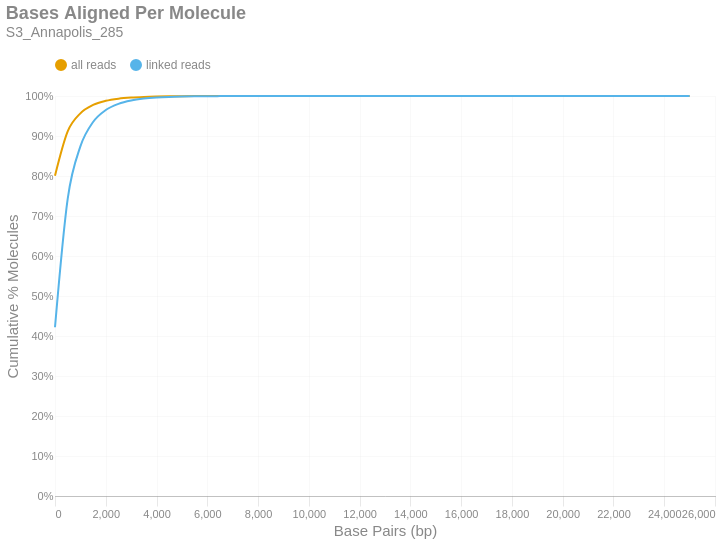

The notebook cell saved with this chart:
### Markdown cell above
### Bases Aligned Per Molecule
This is a cumulative frequency distribution showing the number of base pairs aligned per unique molecule. These data are shown in 500 bp bins. There are two distributions: one with `all reads` (yellow) and another with only `linked reads` (blue). The percent of molecules in the `linked reads` distribution is relative to the total number of linked molecules.

### Code cell
if SKIPLR:
    print_html(f"Skipped")
else:
    binned_df = consolidated_hist(valids['aligned_bp'], mask, 500, True)
    with SafeRender(binned_df):
        (
            density_plot(binned_df, 'Bases Aligned Per Molecule', samplename, 'basesper')
            .encode(
                x=alt.X('bin:Q', title="Base Pairs (bp)").axis(tickMinStep=500).scale(padding=0),
                y=alt.Y('value:Q', title='Cumulative % Molecules')
                    .axis(format='%')
                    .scale(domain = [0,1])
                    .stack(False),
                color=alt.Color("key:N").scale(domain = ["all reads", "linked reads"]),
                tooltip = [
                    alt.Tooltip("key:N", title = "Data Type"),
                    alt.Tooltip("range_label:N", title="Bases Aligned Per Molecule"),
                    alt.Tooltip("value:Q", format = ".2%", title="% Molecules (Cum.)")
                ]
            )
        ).display()

### Figure 1 — Vega-Lite specification as saved in the notebook (floating-point values rounded to 4 significant figures)
{"width": "container", "height": 400, "config": {"title": {"anchor": "start", "dy": -15, "fontSize": 18, "color": "#888888", "subtitleColor": "#888888", "subtitleFontSize": 14}, "arc": {"fill": "#0072B2"}, "axis": {"domainColor": "#888888", "domainWidth": 0.5, "gridWidth": 0.2, "grid": false, "titleFontWeight": 400, "titleFontSize": 15, "labelFontSize": 11, "labelColor": "#888888", "tickColor": "#888888", "tickWidth": 0.2, "titleColor": "#888888"}, "axisBand": {"grid": false}, "axisX": {"grid": true, "tickSize": 10, "domainCap": "round"}, "axisY": {"domain": false, "grid": true, "tickSize": 0, "domainCap": "round"}, "background": "transparent", "header": {"labelFontSize": 15, "labelColor": "#888888", "titleFontSize": 15, "titleFontWeight": 600, "titleColor": "#888888"}, "legend": {"labelFont": "sans-serif", "labelFontSize": 12, "labelColor": "#888888", "symbolSize": 100, "symbolType": "circle", "titleFontSize": 12, "titlePadding": 10, "titleColor": "#888888", "title": null, "orient": "top"}, "range": {"category": ["#E69F00", "#56B4E9", "#009E73", "#F0E442", "#0072B2", "#D55E00", "#CC79A7", "#000000"], "diverging": ["#cfe8f3", "#a2d4ec", "#73bfe2", "#46abdb", "#1696d2", "#12719e"]}, "area": {"fill": "#0072B2", "fillOpacity": 0.7, "line": true, "strokeOpacity": 0.7}, "line": {"color": "#0072B2", "stroke": "#0072B2", "strokeWidth": 2}, "trail": {"color": "#0072B2", "stroke": "#0072B2", "strokeWidth": 0, "size": 1}, "point": {"filled": true, "fillOpacity": 1.0, "size": 95}, "text": {"color": "#888888", "fontSize": 11, "align": "right", "fontWeight": 400, "size": 11}, "bar": {"fill": "#0072B2", "stroke": null}, "view": {"stroke": null, "continuousWidth": 660, "continuousHeight": 400}}, "data": {"name": "data-29e6f2d2d7d128545d2c3d3239009435"}, "mark": {"type": "line", "interpolate": "monotone", "point": {"opacity": 0, "size": 275}}, "encoding": {"color": {"field": "key", "scale": {"domain": ["all reads", "linked reads"]}, "type": "nominal"}, "tooltip": [{"field": "key", "title": "Data Type", "type": "nominal"}, {"field": "range_label", "title": "Bases Aligned Per Molecule", "type": "nominal"}, {"field": "value", "format": ".2%", "title": "% Molecules (Cum.)", "type": "quantitative"}], "x": {"axis": {"tickMinStep": 500}, "field": "bin", "scale": {"padding": 0}, "title": "Base Pairs (bp)", "type": "quantitative"}, "y": {"axis": {"format": "%"}, "field": "value", "scale": {"domain": [0, 1]}, "stack": false, "title": "Cumulative % Molecules", "type": "quantitative"}}, "params": [{"name": "param_c36ac31b6afebe62", "select": {"type": "point", "fields": ["key"]}, "bind": "legend"}], "title": {"text": "Bases Aligned Per Molecule", "subtitle": "S3_Annapolis_285"}, "transform": [{"fold": ["all reads (cumsum)", "linked reads (cumsum)"]}, {"calculate": "replace(datum.key, ' (cumsum)', '')", "as": "key"}, {"filter": {"param": "param_c36ac31b6afebe62"}}], "usermeta": {"embedOptions": {"downloadFileName": "S3_Annapolis_285.basesper"}}, "$schema": "https://vega.github.io/schema/vega-lite/v6.1.0.json", "datasets": {"data-29e6f2d2d7d128545d2c3d3239009435": [{"bin": "0.0", "interval": "0.0-500.0", "all reads": 0.8007, "linked reads": 0.4219, "all reads (cumsum)": 0.8007, "linked reads (cumsum)": 0.4219, "range_label": "0-499"}, {"bin": "500.0", "interval": "500.0-1000.0", "all reads": 0.1109, "linked reads": 0.3211, "all reads (cumsum)": 0.9116, "linked reads (cumsum)": 0.743, "range_label": "500-999"}, {"bin": "1000.0", "interval": "1000.0-1500.0", "all reads": 0.04508, "linked reads": 0.131, "all reads (cumsum)": 0.9567, "linked reads (cumsum)": 0.8741, "range_label": "1000-1499"}, {"bin": "1500.0", "interval": "1500.0-2000.0", "all reads": 0.02095, "linked reads": 0.0609, "all reads (cumsum)": 0.9776, "linked reads (cumsum)": 0.935, "range_label": "1500-1999"}, {"bin": "2000.0", "interval": "2000.0-2500.0", "all reads": 0.01029, "linked reads": 0.0299, "all reads (cumsum)": 0.9879, "linked reads (cumsum)": 0.9649, "range_label": "2000-2499"}, {"bin": "2500.0", "interval": "2500.0-3000.0", "all reads": 0.00536, "linked reads": 0.01558, "all reads (cumsum)": 0.9933, "linked reads (cumsum)": 0.9805, "range_label": "2500-2999"}, {"bin": "3000.0", "interval": "3000.0-3500.0", "all reads": 0.002876, "linked reads": 0.008359, "all reads (cumsum)": 0.9962, "linked reads (cumsum)": 0.9888, "range_label": "3000-3499"}, {"bin": "3500.0", "interval": "3500.0-4000.0", "all reads": 0.001615, "linked reads": 0.004694, "all reads (cumsum)": 0.9978, "linked reads (cumsum)": 0.9935, "range_label": "3500-3999"}, {"bin": "4000.0", "interval": "4000.0-4500.0", "all reads": 0.0009306, "linked reads": 0.002705, "all reads (cumsum)": 0.9987, "linked reads (cumsum)": 0.9962, "range_label": "4000-4499"}, {"bin": "4500.0", "interval": "4500.0-5000.0", "all reads": 0.000536, "linked reads": 0.001558, "all reads (cumsum)": 0.9992, "linked reads (cumsum)": 0.9978, "range_label": "4500-4999"}, {"bin": "5000.0", "interval": "5000.0-5500.0", "all reads": 0.0003058, "linked reads": 0.0008889, "all reads (cumsum)": 0.9995, "linked reads (cumsum)": 0.9987, "range_label": "5000-5499"}, {"bin": "5500.0", "interval": "5500.0-6000.0", "all reads": 0.0001801, "linked reads": 0.0005236, "all reads (cumsum)": 0.9997, "linked reads (cumsum)": 0.9992, "range_label": "5500-5999"}, {"bin": "6000.0", "interval": "6000.0-6500.0", "all reads": 0.0001109, "linked reads": 0.0003223, "all reads (cumsum)": 0.9998, "linked reads (cumsum)": 0.9995, "range_label": "6000-6499"}, {"bin": "6500.0", "interval": "6500.0-7000.0", "all reads": 6.081e-05, "linked reads": 0.0001768, "all reads (cumsum)": 0.9999, "linked reads (cumsum)": 0.9997, "range_label": "6500-6999"}, {"bin": "7000.0", "interval": "7000.0-7500.0", "all reads": 4.03e-05, "linked reads": 0.0001172, "all reads (cumsum)": 0.9999, "linked reads (cumsum)": 0.9998, "range_label": "7000-7499"}, {"bin": "7500.0", "interval": "7500.0-8000.0", "all reads": 2.352e-05, "linked reads": 6.837e-05, "all reads (cumsum)": 1.0, "linked reads (cumsum)": 0.9999, "range_label": "7500-7999"}, {"bin": "8000.0", "interval": "8000.0-8500.0", "all reads": 1.75e-05, "linked reads": 5.086e-05, "all reads (cumsum)": 1.0, "linked reads (cumsum)": 0.9999, "range_label": "8000-8499"}, {"bin": "8500.0", "interval": "8500.0-9000.0", "all reads": 7.602e-06, "linked reads": 2.21e-05, "all reads (cumsum)": 1.0, "linked reads (cumsum)": 1.0, "range_label": "8500-8999"}, {"bin": "9000.0", "interval": "9000.0-9500.0", "all reads": 5.881e-06, "linked reads": 1.709e-05, "all reads (cumsum)": 1.0, "linked reads (cumsum)": 1.0, "range_label": "9000-9499"}, {"bin": "9500.0", "interval": "9500.0-10000.0", "all reads": 3.873e-06, "linked reads": 1.126e-05, "all reads (cumsum)": 1.0, "linked reads (cumsum)": 1.0, "range_label": "9500-9999"}, {"bin": "10000.0", "interval": "10000.0-10500.0", "all reads": 1.578e-06, "linked reads": 4.586e-06, "all reads (cumsum)": 1.0, "linked reads (cumsum)": 1.0, "range_label": "10000-10499"}, {"bin": "10500.0", "interval": "10500.0-11000.0", "all reads": 1.434e-06, "linked reads": 4.169e-06, "all reads (cumsum)": 1.0, "linked reads (cumsum)": 1.0, "range_label": "10500-10999"}, {"bin": "11000.0", "interval": "11000.0-11500.0", "all reads": 8.606e-07, "linked reads": 2.501e-06, "all reads (cumsum)": 1.0, "linked reads (cumsum)": 1.0, "range_label": "11000-11499"}, {"bin": "11500.0", "interval": "11500.0-12000.0", "all reads": 1.004e-06, "linked reads": 2.918e-06, "all reads (cumsum)": 1.0, "linked reads (cumsum)": 1.0, "range_label": "11500-11999"}, {"bin": "12000.0", "interval": "12000.0-12500.0", "all reads": 2.869e-07, "linked reads": 8.338e-07, "all reads (cumsum)": 1.0, "linked reads (cumsum)": 1.0, "range_label": "12000-12499"}, {"bin": "12500.0", "interval": "12500.0-13000.0", "all reads": 7.171e-07, "linked reads": 2.085e-06, "all reads (cumsum)": 1.0, "linked reads (cumsum)": 1.0, "range_label": "12500-12999"}, {"bin": "13000.0", "interval": "13000.0-13500.0", "all reads": 1.434e-07, "linked reads": 4.169e-07, "all reads (cumsum)": 1.0, "linked reads (cumsum)": 1.0, "range_label": "13000-13499"}, {"bin": "13500.0", "interval": "13500.0-14000.0", "all reads": 0.0, "linked reads": 0.0, "all reads (cumsum)": 1.0, "linked reads (cumsum)": 1.0, "range_label": "13500-13999"}, {"bin": "14000.0", "interval": "14000.0-14500.0", "all reads": 0.0, "linked reads": 0.0, "all reads (cumsum)": 1.0, "linked reads (cumsum)": 1.0, "range_label": "14000-14499"}, {"bin": "14500.0", "interval": "14500.0-15000.0", "all reads": 0.0, "linked reads": 0.0, "all reads (cumsum)": 1.0, "linked reads (cumsum)": 1.0, "range_label": "14500-14999"}, {"bin": "15000.0", "interval": "15000.0-15500.0", "all reads": 0.0, "linked reads": 0.0, "all reads (cumsum)": 1.0, "linked reads (cumsum)": 1.0, "range_label": "15000-15499"}, {"bin": "15500.0", "interval": "15500.0-16000.0", "all reads": 0.0, "linked reads": 0.0, "all reads (cumsum)": 1.0, "linked reads (cumsum)": 1.0, "range_label": "15500-15999"}, {"bin": "16000.0", "interval": "16000.0-16500.0", "all reads": 0.0, "linked reads": 0.0, "all reads (cumsum)": 1.0, "linked reads (cumsum)": 1.0, "range_label": "16000-16499"}, {"bin": "16500.0", "interval": "16500.0-17000.0", "all reads": 0.0, "linked reads": 0.0, "all reads (cumsum)": 1.0, "linked reads (cumsum)": 1.0, "range_label": "16500-16999"}, {"bin": "17000.0", "interval": "17000.0-17500.0", "all reads": 0.0, "linked reads": 0.0, "all reads (cumsum)": 1.0, "linked reads (cumsum)": 1.0, "range_label": "17000-17499"}, {"bin": "17500.0", "interval": "17500.0-18000.0", "all reads": 0.0, "linked reads": 0.0, "all reads (cumsum)": 1.0, "linked reads (cumsum)": 1.0, "range_label": "17500-17999"}, {"bin": "18000.0", "interval": "18000.0-18500.0", "all reads": 0.0, "linked reads": 0.0, "all reads (cumsum)": 1.0, "linked reads (cumsum)": 1.0, "range_label": "18000-18499"}, {"bin": "18500.0", "interval": "18500.0-19000.0", "all reads": 0.0, "linked reads": 0.0, "all reads (cumsum)": 1.0, "linked reads (cumsum)": 1.0, "range_label": "18500-18999"}, {"bin": "19000.0", "interval": "19000.0-19500.0", "all reads": 0.0, "linked reads": 0.0, "all reads (cumsum)": 1.0, "linked reads (cumsum)": 1.0, "range_label": "19000-19499"}, {"bin": "19500.0", "interval": "19500.0-20000.0", "all reads": 0.0, "linked reads": 0.0, "all reads (cumsum)": 1.0, "linked reads (cumsum)": 1.0, "range_label": "19500-19999"}, {"bin": "20000.0", "interval": "20000.0-20500.0", "all reads": 0.0, "linked reads": 0.0, "all reads (cumsum)": 1.0, "linked reads (cumsum)": 1.0, "range_label": "20000-20499"}, {"bin": "20500.0", "interval": "20500.0-21000.0", "all reads": 0.0, "linked reads": 0.0, "all reads (cumsum)": 1.0, "linked reads (cumsum)": 1.0, "range_label": "20500-20999"}, {"bin": "21000.0", "interval": "21000.0-21500.0", "all reads": 0.0, "linked reads": 0.0, "all reads (cumsum)": 1.0, "linked reads (cumsum)": 1.0, "range_label": "21000-21499"}, {"bin": "21500.0", "interval": "21500.0-22000.0", "all reads": 0.0, "linked reads": 0.0, "all reads (cumsum)": 1.0, "linked reads (cumsum)": 1.0, "range_label": "21500-21999"}, {"bin": "22000.0", "interval": "22000.0-22500.0", "all reads": 0.0, "linked reads": 0.0, "all reads (cumsum)": 1.0, "linked reads (cumsum)": 1.0, "range_label": "22000-22499"}, {"bin": "22500.0", "interval": "22500.0-23000.0", "all reads": 0.0, "linked reads": 0.0, "all reads (cumsum)": 1.0, "linked reads (cumsum)": 1.0, "range_label": "22500-22999"}, {"bin": "23000.0", "interval": "23000.0-23500.0", "all reads": 0.0, "linked reads": 0.0, "all reads (cumsum)": 1.0, "linked reads (cumsum)": 1.0, "range_label": "23000-23499"}, {"bin": "23500.0", "interval": "23500.0-24000.0", "all reads": 0.0, "linked reads": 0.0, "all reads (cumsum)": 1.0, "linked reads (cumsum)": 1.0, "range_label": "23500-23999"}, {"bin": "24000.0", "interval": "24000.0-24500.0", "all reads": 0.0, "linked reads": 0.0, "all reads (cumsum)": 1.0, "linked reads (cumsum)": 1.0, "range_label": "24000-24499"}, {"bin": "24500.0", "interval": "24500.0-25000.0", "all reads": 0.0, "linked reads": 0.0, "all reads (cumsum)": 1.0, "linked reads (cumsum)": 1.0, "range_label": "24500-24999"}, {"bin": "25000.0", "interval": "25000.0-25500.0", "all reads": 1.434e-07, "linked reads": 4.169e-07, "all reads (cumsum)": 1.0, "linked reads (cumsum)": 1.0, "range_label": "25000-25499"}]}}
